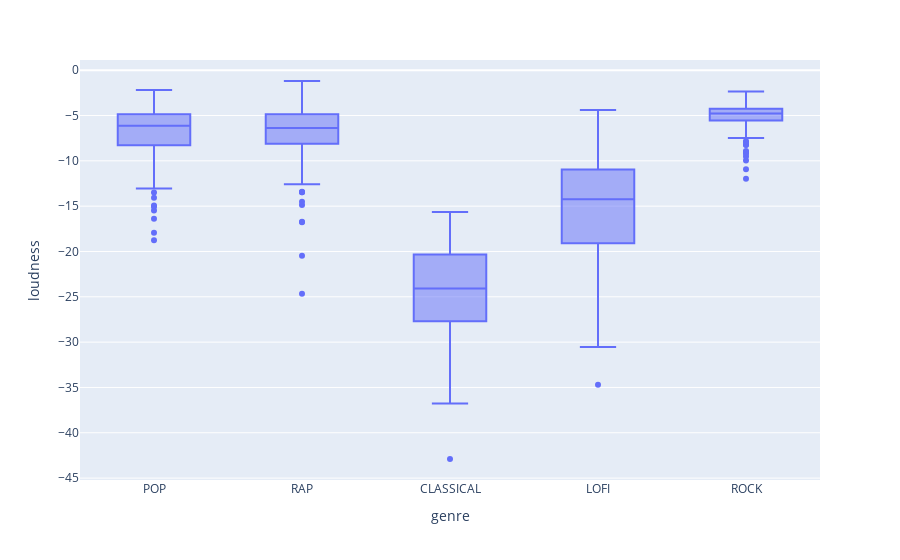

Notebook code cell kept with this figure:
### Markdown cell above
loudness

### Code cell
fig = px.box(genre_df, x='genre', y='loudness')
fig.show()

### Figure 1 — Plotly figure (JSON) as saved in the notebook; plotly's stock layout.template omitted (floating-point values rounded to 4 significant figures; data arrays with more than 128 entries replaced by an {"elided": "..."} marker saying what was removed)
{"data": [{"alignmentgroup": "True", "hovertemplate": "genre=%{x}<br>loudness=%{y}<extra></extra>", "legendgroup": "", "marker": {"color": "#636efa"}, "name": "", "notched": false, "offsetgroup": "", "orientation": "v", "showlegend": false, "type": "box", "x": {"elided": "1337 str values"}, "x0": " ", "xaxis": "x", "y": {"elided": "1337 float values"}, "y0": " ", "yaxis": "y"}], "layout": {"boxmode": "group", "legend": {"tracegroupgap": 0}, "margin": {"t": 60}, "xaxis": {"anchor": "y", "domain": [0, 1], "title": {"text": "genre"}}, "yaxis": {"anchor": "x", "domain": [0, 1], "title": {"text": "loudness"}}}}
